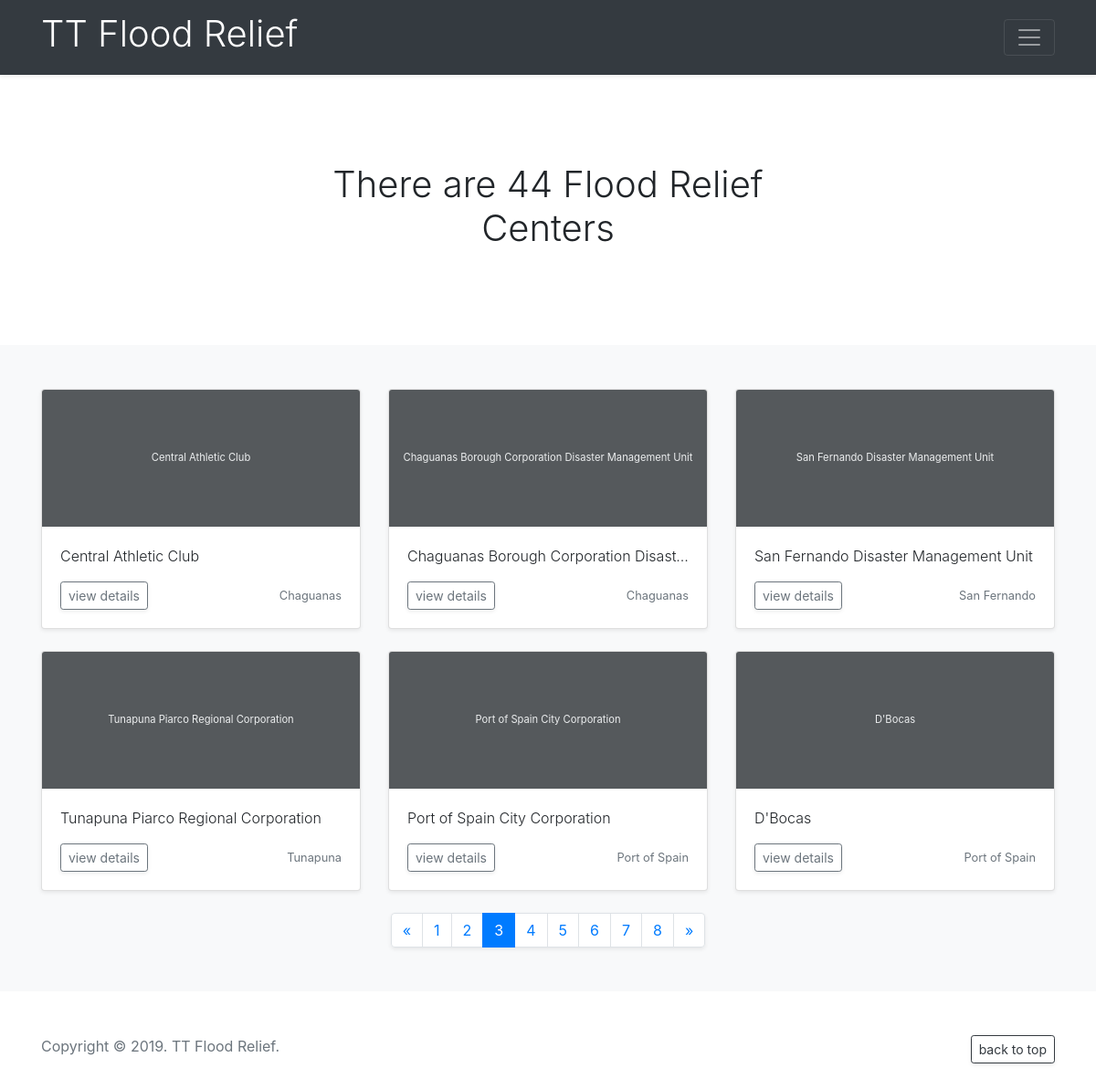
The page /locations/?page=3 on the database its author committed.
### locations/models.py (models this page shows, shortened)
class Location(models.Model):
    name = models.CharField(
        max_length=255,
        verbose_name="Name",
        blank=True
    )
    description = models.TextField(
        max_length=None,
        verbose_name="Description",
        blank=True
    )
    address1 = models.CharField(
        max_length=255,
        verbose_name="Address Line 1",
        blank=True
    )
    address2 = models.CharField(
        max_length=255,
        verbose_name="Address Line 2",
        blank=True
    )
    town = models.CharField(
        max_length=255,
        verbose_name="Town",
        blank=True
    )
    open_time = models.TimeField(
        max_length=None,
        verbose_name="Opening Time",
        blank=True,
        null=True
    )
    close_time = models.TimeField(
        max_length=None,
        verbose_name="Closing Time",
        blank=True,
        null=True
    )
    contact1 = models.CharField(
        max_length=255,
        verbose_name="Contact Name 1",
        blank=True
    )
    phone1 = models.CharField(
        max_length=12,
        verbose_name="Phone Number 1",
        blank=True,
        null=True
    )
    contact2 = models.CharField(
        max_length=255,
        verbose_name="Contact Name 2",
        blank=True
    )
    phone2 = models.CharField(
        max_length=12,
        verbose_name="Phone Number 2",
        blank=True,
        null=True
    )
    latitude = models.FloatField(
        max_length=None,
        verbose_name="Latitude",
        blank=True,
        null=True
    )
    longitude = models.FloatField(
        max_length=None,
        verbose_name="Longitude",
        blank=True,
        null=True
    )
    D = 'None'
    N = 'North'
    E = 'East'
    S = 'South'
    W = 'West'
    C = 'Central'
    CARDINAL_POINTS = (
        (D, 'None'),
        (N, 'North'),
        (E, 'East'),
        (S, 'South'),
        (W, 'West'),
        (C, 'Central')
    )
    cardinal_point = models.CharField(
        max_length=7,
        choices=CARDINAL_POINTS,
        default=D,
        verbose_name="Cardinal Point"
    )
    email = models.EmailField(
        max_length=255,
        verbose_name="Email",
        blank=True
    )
    website = models.URLField(
        max_length=255,
        verbose_name="Website",
        blank=True
    )
    facebook = models.URLField(
        max_length=255,
        verbose_name="Facebook",
        blank=True
    )
    notes = models.TextField(
        max_length=None,
        verbose_name="Notes",
        blank=True
    )

### locations/views.py (the view)
# urls.py: path('', views.index),
def index(request):
    locations = Location.objects.all()
    total_locations = Location.objects.all()
    paginator = Paginator(locations, 6)
    page = request.GET.get('page')
    locations = paginator.get_page(page)
    return render(request, 'index.html', {
        'locations': locations,
        'total_locations': total_locations
    })

### locations/templates/index.html (shortened to what this page needs)
{% extends 'base.html' %}
{% block content %}
<section class="jumbotron text-center">
    <div class="container">
        <h1 class="jumbotron-heading">There are {{ total_locations.count }} Flood Relief Centers</h1>
    </div>
</section>
<div class="album py-5 bg-light">
    <div class="container">
        <div class="row">
            {% if locations %}
            {% for location in locations %}
            <div class="col-md-4">
                <div class="card mb-4 shadow-sm"><a href="/locations/detail/{{location.id}}">
                    <svg class="bd-placeholder-img card-img-top" width="100%" height="100%"
                         xmlns="http://www.w3.org/2000/svg" preserveAspectRatio="xMidYMid slice" focusable="false"
                         role="img" aria-label="Placeholder: {{location.name}}"><title>{{location.name}}</title>
                        <rect width="100%" height="100%" fill="#55595c"/>
                        <text x="50%" y="50%" fill="#eceeef" dy=".3em">{{location.name}}</text>
                    </svg>
                </a>
                    <div class="card-body">
                        <p class="card-text jumbotron-heading text-truncate">{{location.name}}</p>
                        <div class="d-flex justify-content-between align-items-center">
                            <div class="btn-group">
                                <a href="/locations/detail/{{location.id}}"
                                   class="btn btn-sm btn-outline-secondary shadow-sm">view details</a>
                            </div>
                            <small class="text-muted">
                                {{location.town}}
                            </small>
                        </div>
                    </div>
                </div>
            </div>
            {% endfor %}
            {% else %}
            <p>Sorry, there are no Relief Centers in the database.</p>
            {% endif %}
        </div>
        <div class="row">
            {% if locations.has_other_pages %}
            <ul class="pagination shadow-sm">
                {% if locations.has_previous %}
                <li class="page-item"><a href="?page={{ locations.previous_page_number }}" class="page-link">&laquo;</a>
                </li>
                {% else %}
                <li class="disabled page-item"><a href="#" class="page-link"><span>&laquo;</span></a></li>
                {% endif %}
                {% for i in locations.paginator.page_range %}
                {% if locations.number == i %}
                <li class="page-item active"><a href="?page={{ i }}" class="page-link"><span>{{ i }} </span></a></li>
                {% else %}
                <li class="page-item"><a href="?page={{ i }}" class="page-link">{{ i }}</a></li>
                {% endif %}
                {% endfor %}
                {% if locations.has_next %}
                <li class="page-item"><a href="?page={{ locations.next_page_number }}" class="page-link">&raquo;</a>
                </li>
                {% else %}
                <li class="disabled page-item"><a href="#" class="page-link"><span>&raquo;</span></a></li>
                {% endif %}
            </ul>
            {% endif %}
        </div>
    </div>
</div>
{% endblock %}

### static/css/common.css (style rules this page uses)
.bd-placeholder-img { font-size: .7rem; text-anchor: middle; -webkit-user-select: none; -moz-user-select: none; -ms-user-select: none; user-select: none; }
.jumbotron { padding-top: 3rem; padding-bottom: 3rem; margin-bottom: 0; background-color: #fff; }
@media (min-width: 768px) { .jumbotron { padding-top: 6rem; padding-bottom: 6rem; } }
.jumbotron-heading { font-weight: 300; }
.jumbotron .container { max-width: 40rem; }
.pagination { margin: 0px auto; }

### rows shown on the page
Location: name "Central Athletic Club", town "Chaguanas"
Location: name "Chaguanas Borough Corporation Disaster Management Unit", name "Chaguanas Borough Corporation Disast…", town "Chaguanas"
Location: name "San Fernando Disaster Management Unit", town "San Fernando"
Location: name "Tunapuna Piarco Regional Corporation", town "Tunapuna"
Location: name "Port of Spain City Corporation", town "Port of Spain"
Location: name "D'Bocas", town "Port of Spain"

### other values the page prints
{{ total_locations.count }} "44"
{{ i }} "1" "2" "4" "5" "6" "7" "8"
{{ i }} "3"
